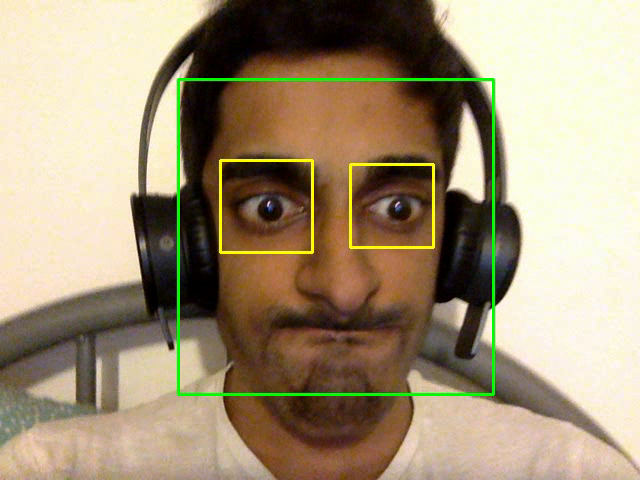
#> input picture frame 20 of facerec/videoout.avi, 640 x 480 px, given in place of the camera
$ python faceDet.py   (Python 2 division)   (older library calls are emulated)
#> lines starting #> are read from the running program, lines starting #| are printed output that depends on the picture; after the words box and inside, x2 and y2 are one past the last pixel; in counts of white or black regions, pixels touching at a corner belong together
'''
Note - You will need to find your own directory for the cascade .xml files.
When you do, just comment out line 18 & 19, copy those lines with your own file path to the .xml files.

'''

import cv2

cap = cv2.VideoCapture(0)
cap.set(1, 20.0)
cap.set(3,640)
cap.set(4,480)

fourcc = cv2.cv.CV_FOURCC('m', 'p', '4', 'v')
video_writer = cv2.VideoWriter('videoout.avi',fourcc, 20.0, (640,480))

faceCascade = cv2.CascadeClassifier('/usr/local/Cellar/opencv/2.4.9/share/OpenCV/haarcascades/haarcascade_frontalface_default.xml')
eyeCascade = cv2.CascadeClassifier('/usr/local/Cellar/opencv/2.4.9/share/OpenCV/haarcascades/haarcascade_eye.xml')


while True:
    # Capture frame-by-frame
    ret, frame = cap.read()
#> frame is the input picture: shape (480, 640, 3); mean B, G, R 120.2, 147.1, 162.8

    gray = cv2.cvtColor(frame, cv2.COLOR_BGR2GRAY)
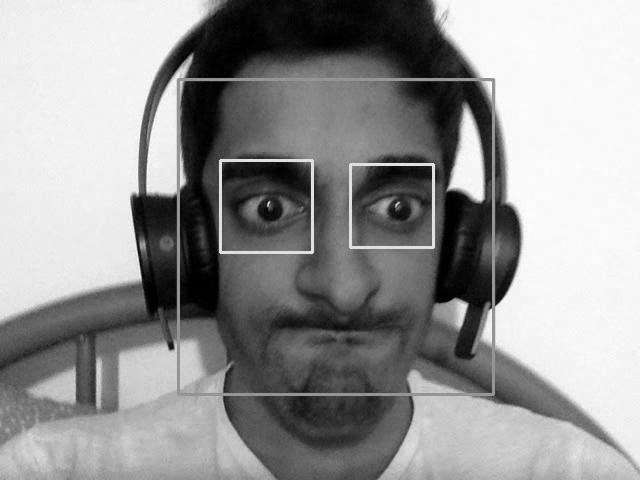
#> gray: shape (480, 640); min 0, max 254, mean 148.7

    faces = faceCascade.detectMultiScale(
        gray,
        scaleFactor=1.1,
        minNeighbors=5,
        minSize=(30, 30),
        flags=cv2.cv.CV_HAAR_SCALE_IMAGE
    )
#> faces = [[169, 77, 321, 321]]

    # Draw a rectangle around the faces

    X = 0
    Y = 0
    for (x, y, w, h) in faces: # To draw rectangle for face
        cv2.rectangle(frame, (x, y), (x+w, y+h), (0, 255, 0), 2)
        X = x
        Y = y

        roi_gray = gray[y:y+h, x:x+w]
        roi_color = frame[y:y+h, x:x+w]
        eyes = eyeCascade.detectMultiScale(roi_gray)
        for (ex,ey,ew,eh) in eyes: # To draw rectangle for eyes
            cv2.rectangle(roi_color,(ex,ey),(ex+ew,ey+eh),(0,255,255),2)
#> this loop made 1 pass
#> (x, y, w, h, X, Y, eyes) on pass 1: (169, 77, 321, 321, 169, 77, [[191, 96, 67, 67], [57, 92, 78, 78]])
#> pass 1, `roi_gray = gray[y:y+h, x:x+w]`:
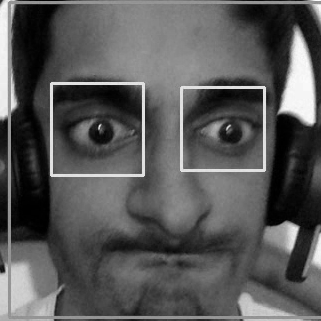
#> roi_gray: shape (321, 321); min 0, max 252, mean 87.6
#> pass 1, `roi_color = frame[y:y+h, x:x+w]`:
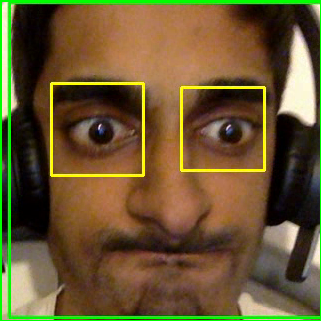
#> roi_color: shape (321, 321, 3); mean B, G, R 48.6, 87.3, 105.1
#> after the loop:
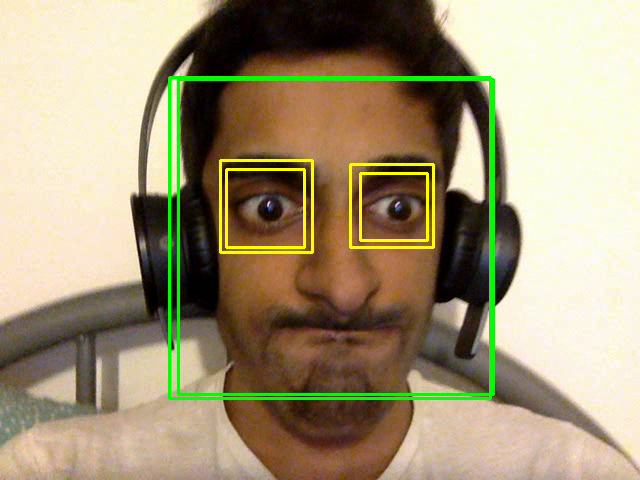
#> frame: shape (480, 640, 3); 1.81% of pixels changed, all inside (x1, y1, x2, y2) = (168, 76, 492, 400)
#> after the loop:
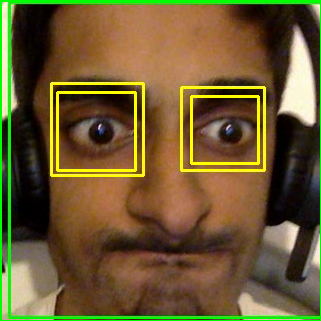
#> roi_color: shape (321, 321, 3); 1.68% of pixels changed, all inside (x1, y1, x2, y2) = (56, 91, 260, 172)

    # Display the resulting frame
    cv2.imshow('Webcam - Active (Press Q to finish)', frame)
    video_writer.write(frame)

    if cv2.waitKey(1) & X+Y > 400: # Once the rectangle for the face is big enough, end the recording.
    #if cv2.waitKey(1) & 0xFF == ord('q'):
#> (key q is pressed here)
        print X,Y
        break

# When everything is done, release the capture
cap.release()
cv2.destroyAllWindows()
